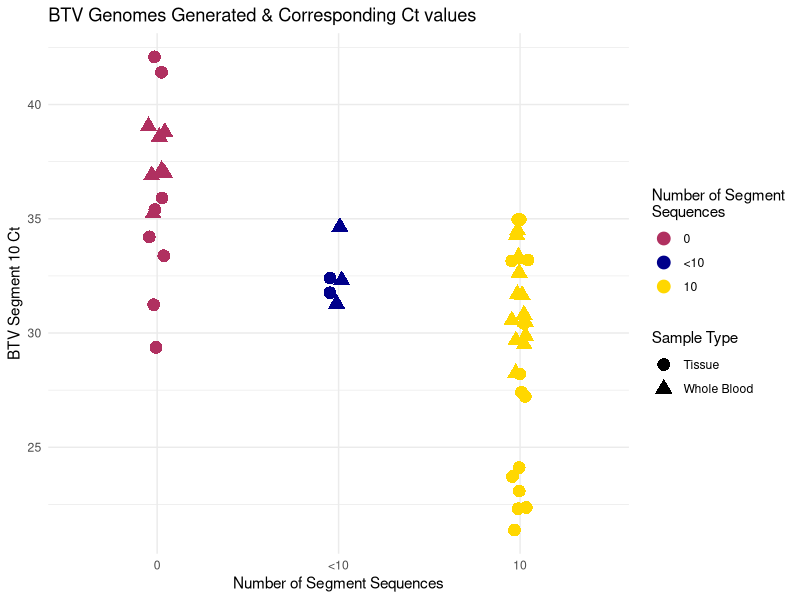
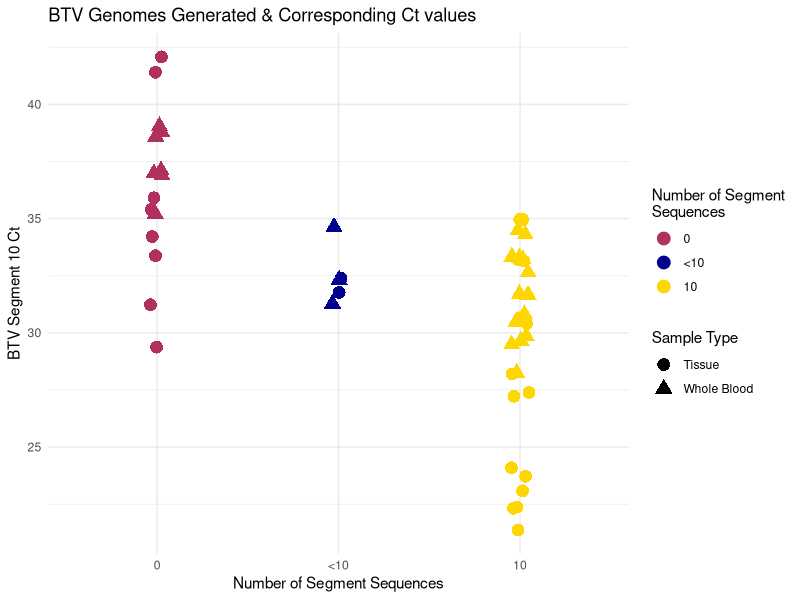

The R script that drew these images, in order:
#######################################################
# Conclusion Chapter TD Thesis
# Ct Cutoff Value - Whole Genome (yes/no)
# TD 02.26.26
#######################################################

# load required libraries
library(tidyverse)
library(readxl)
library(ggplot2)

#######################################################

# read in data in spreadsheet
Ct_data <- read_excel("Cts_WGs.xlsx")

# set x axis order
Ct_data$WG <- factor(Ct_data$WG, levels = c("0", "<10", "10"))

# make plot
ggplot() +
  geom_jitter(width = 0.05, height = NULL, data = Ct_data, aes(x = WG, y = PAN_Ct, color = WG, shape = sample_type), size = 4) +
  scale_color_manual(values = c("10" = "gold", "<10" = "darkblue", "0" = "maroon")) + 
  labs(
    title = "BTV Genomes Generated & Corresponding Ct values",
    x = "Number of Segment Sequences",
    y = "BTV Segment 10 Ct",
    shape="Sample Type", 
    colour="Number of Segment\nSequences") + 
  theme_minimal()

# save plot to PDF
ggsave("Ct_Whole_Genome_Values_blue_red_gold_031926.pdf", height=6, width=8, units="in")
